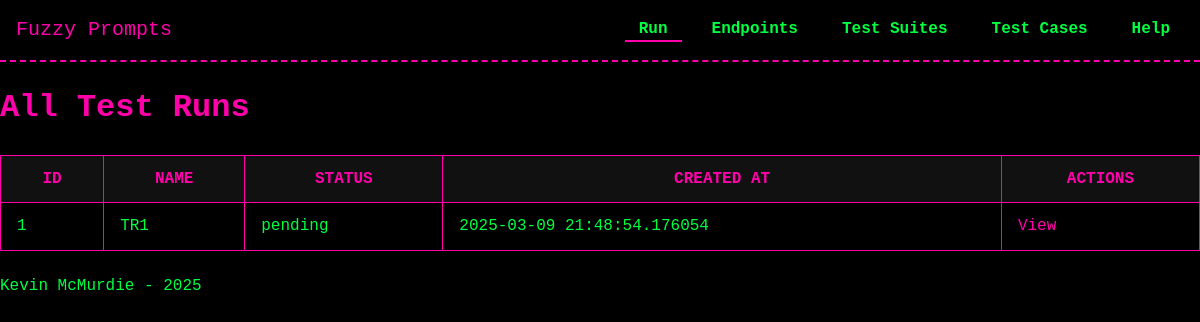
Before: /test_runs/ with the older database file.
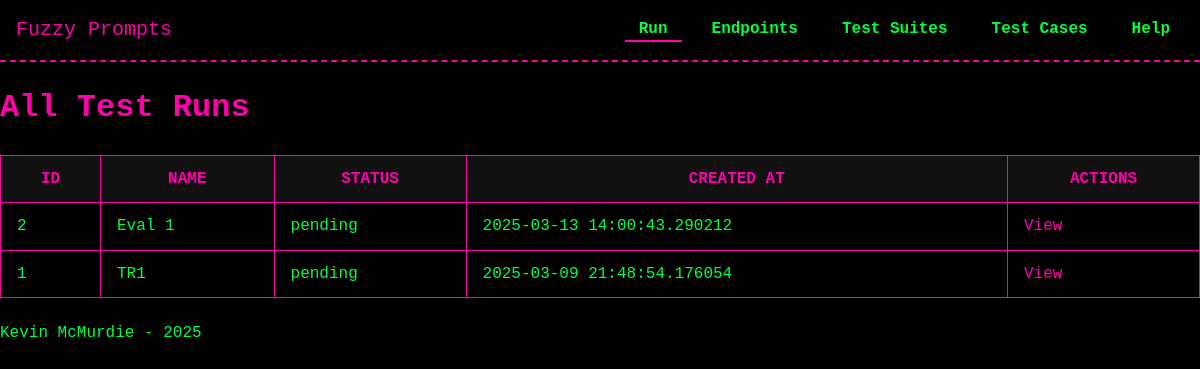
After: the same page with the newer database file.
### models/model_TestRun.py (models this page shows, shortened)
class TestRun(db.Model):
    __tablename__ = 'test_runs'
    id = db.Column(db.Integer, primary_key=True)
    name = db.Column(db.String(255), nullable=False)
    created_at = db.Column(db.DateTime, default=datetime.now)
    status = db.Column(db.String(50), default="pending")
    endpoint_id = db.Column(
        db.Integer,
        db.ForeignKey("endpoints.id", ondelete="SET NULL"),
        nullable=True
    )
    endpoint = db.relationship("Endpoint", back_populates="test_runs", passive_deletes=True)
    test_suites = db.relationship('TestSuite', secondary=test_run_suites, back_populates='test_runs')
    attempts = db.relationship('TestRunAttempt', back_populates='test_run', cascade='all, delete-orphan')

### routes/test_runs.py (the view)
@test_runs_bp.route('/', methods=['GET'])
def list_test_runs():
    page = request.args.get('page', 1, type=int)
    pagination = TestRun.query.order_by(TestRun.id.desc()).paginate(page=page, per_page=10, error_out=False)
    runs = pagination.items
    return render_template('test_runs/list_test_runs.html', test_runs=runs, pagination=pagination)

### templates/test_runs/list_test_runs.html (shortened to what this page needs)
{% extends "base.html" %}
{% block head %}
  <link rel="stylesheet" href="{{ url_for('static', filename='css/tables.css') }}">
{% endblock %}
{% block content %}
<h1>All Test Runs</h1>
{% if test_runs %}
  <table>
    <thead>
      <tr>
        <th>ID</th>
        <th>Name</th>
        <th>Status</th>
        <th>Created At</th>
        <th>Actions</th>
      </tr>
    </thead>
    <tbody>
      {% for run in test_runs %}
        <tr>
          <td>{{ run.id }}</td>
          <td>{{ run.name or 'N/A' }}</td>
          <td>{{ run.status or 'pending' }}</td>
          <td>{{ run.created_at or 'N/A' }}</td>
          <td>
            <a href="{{ url_for('test_runs_bp.view_test_run', run_id=run.id) }}">View</a>
          </td>
        </tr>
      {% endfor %}
    </tbody>
  </table>
{% else %}
  <p>No test runs found.</p>
{% endif %}
{% endblock %}

Changed rows visible on the page:
added TestRun: id "2", name "Eval 1", status "pending", created_at "2025-03-13 14:00:43.290212"
